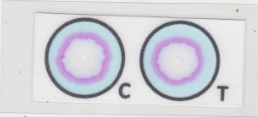
#> input picture formalin400.png, 258 x 117 px
$ python getcircle.py
#> lines starting #> are read from the running program, lines starting #| are printed output that depends on the picture
import requests
from PIL import Image
import cv2 as cv
import numpy as np
import matplotlib.pyplot as plt


image = cv.imread('formalin400.png')
#> image is the input picture: shape (117, 258, 3); mean B, G, R 215.6, 210.1, 209.9

# detect circles in the image
gray = cv.cvtColor(image, cv.COLOR_BGR2GRAY)
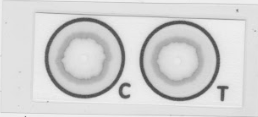
#> gray: shape (117, 258); min 73, max 241, mean 210.7
# detect circles in the image
circles = cv.HoughCircles(gray, cv.HOUGH_GRADIENT, 1.2, 100)
#> circles = [[179.4, 60.6, 36.96]]
print(image.shape)
#| (117, 258, 3)
plt.imshow(circles)
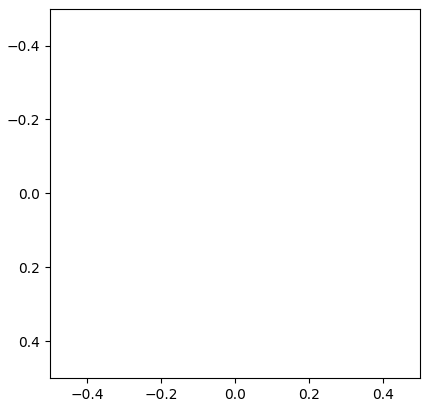
#> figure drawn by matplotlib, 1 panel
